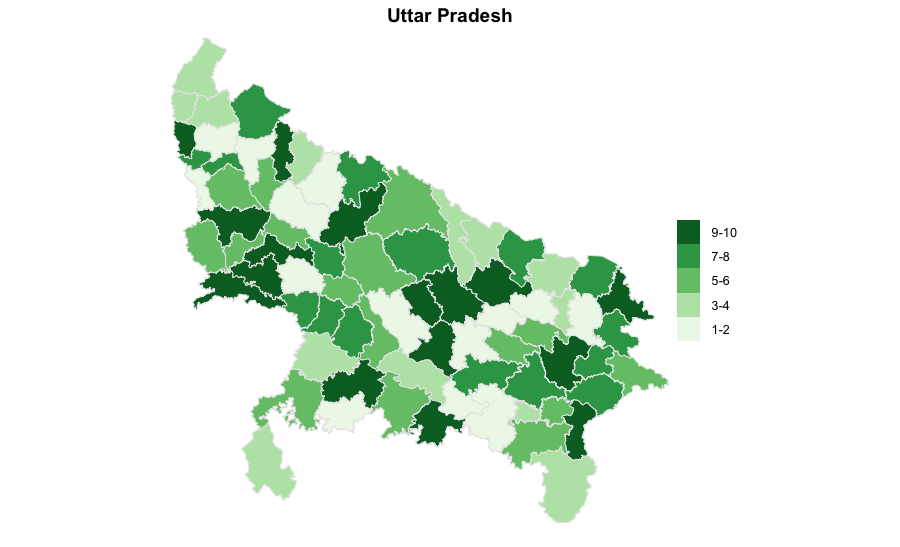

The script that drew this image:
library(sp)
library(RColorBrewer)
ind2=readRDS("/Users/kartiksharma/Downloads/IND_adm2.rds")
up2 = (ind2[ind2$NAME_1=="Uttar Pradesh",])
up2$NAME_2 = as.factor(up2$NAME_2)
up2$fake.data = runif(length(up2$NAME_1))
col_no = as.factor(as.numeric(cut(up2$fake.data, c(0,0.2,0.4,0.6,0.8,1))))
levels(col_no) = c("1-2","3-4","5-6","7-8","9-10")
up2$col_no = col_no
myPalette = brewer.pal(5,"Greens")
spplot(up2, "col_no", col=grey(.9), col.regions=myPalette,par.settings = list(axis.line = list(col =  'transparent')), main="Uttar Pradesh")
